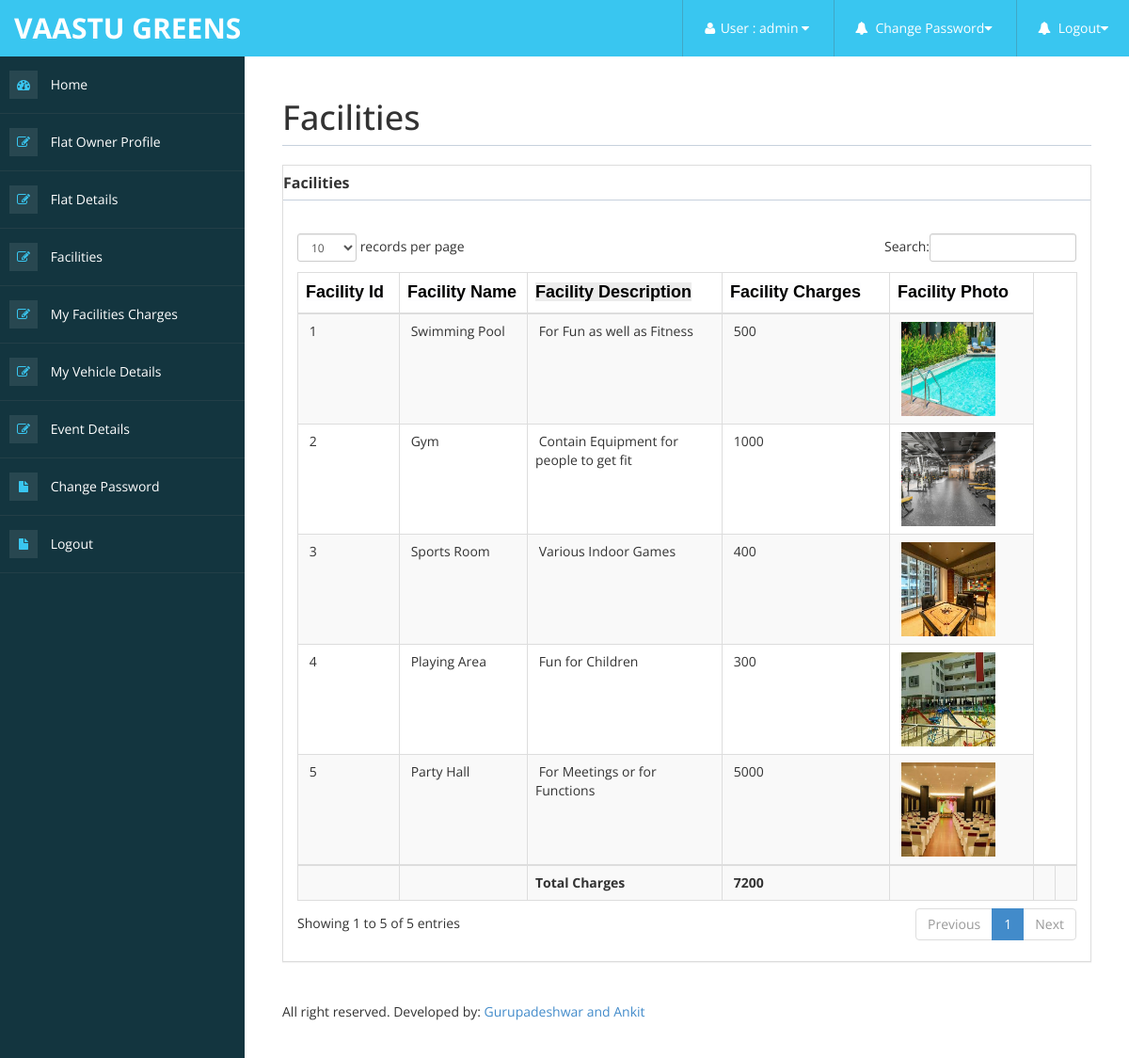
/owner/facilities_view.php (signed in), run on the app's committed database.
### tables this page shows
CREATE TABLE `facilities` (
  `Facility_id` int(10) NOT NULL,
  `Facility_name` varchar(25) NOT NULL,
  `Facility_description` varchar(100) NOT NULL,
  `Facility_charges` int(10) NOT NULL,
  `Facility_photo` varchar(200) NOT NULL
);

### owner/facilities_view.php (the view, shortened to what this page needs)
<!DOCTYPE html>
<html xmlns="http://www.w3.org/1999/xhtml">
<head>
<?php include('metadata.php');?>
<?php include('header.php');?>
<?php include('sidebar.php');?>
</head>
<body>
        <div id="page-wrapper" >
            <div id="page-inner">
			 <div class="row">
                    <div class="col-md-12">
                        <h1 class="page-header">
                            Facilities
                        </h1>
                    </div>
</div>
            <div class="row">
                <div class="col-md-12">
                    <div class="panel panel-default">
                        <div class="row">
                          <div class="col-md-12">
                            <h1 class="style2 page-header"><strong>Facilities
                                                        </strong></h1>
                          </div>
                        </div>
                        <div class="panel-body">
                            <div class="table-responsive">
                                <table class="table table-striped table-bordered table-hover" id="dataTables-example">
                                    <thead>
    <tr>
      <th width="156"><span style="color: rgb(0, 0, 0); font-family: sans-serif; font-size: large; font-style: normal; font-variant-ligatures: normal; font-variant-caps: normal; font-weight: 700; letter-spacing: normal; orphans: 2; text-align: left; text-indent: 0px; text-transform: none; white-space: nowrap; widows: 2; word-spacing: 0px; -webkit-text-stroke-width: 0px; background-color: rgb(253, 253, 254); text-decoration-thickness: initial; text-decoration-style: initial; text-decoration-color: initial; display: inline !important; float: none;">Facility Id</span></th>
      <th width="147"><span style="color: rgb(0, 0, 0); font-family: sans-serif; font-size: large; font-style: normal; font-variant-ligatures: normal; font-variant-caps: normal; font-weight: 700; letter-spacing: normal; orphans: 2; text-align: left; text-indent: 0px; text-transform: none; white-space: nowrap; widows: 2; word-spacing: 0px; -webkit-text-stroke-width: 0px; background-color: rgb(253, 253, 254); text-decoration-thickness: initial; text-decoration-style: initial; text-decoration-color: initial; display: inline !important; float: none;">Facility Name</span></th>
      <th width="370"><span style="color: rgb(0, 0, 0); font-family: sans-serif; font-size: large; font-style: normal; font-variant-ligatures: normal; font-variant-caps: normal; font-weight: 700; letter-spacing: normal; orphans: 2; text-align: left; text-indent: 0px; text-transform: none; white-space: nowrap; widows: 2; word-spacing: 0px; -webkit-text-stroke-width: 0px; background-color: rgba(0, 0, 0, 0.075); text-decoration-thickness: initial; text-decoration-style: initial; text-decoration-color: initial; display: inline !important; float: none;">Facility Description</span></th>
      <th width="334"><span style="color: rgb(0, 0, 0); font-family: sans-serif; font-size: large; font-style: normal; font-variant-ligatures: normal; font-variant-caps: normal; font-weight: 700; letter-spacing: normal; orphans: 2; text-align: left; text-indent: 0px; text-transform: none; white-space: nowrap; widows: 2; word-spacing: 0px; -webkit-text-stroke-width: 0px; background-color: rgb(253, 253, 254); text-decoration-thickness: initial; text-decoration-style: initial; text-decoration-color: initial; display: inline !important; float: none;">Facility Charges</span></th>
      <th width="277"><span style="color: rgb(0, 0, 0); font-family: sans-serif; font-size: large; font-style: normal; font-variant-ligatures: normal; font-variant-caps: normal; font-weight: 700; letter-spacing: normal; orphans: 2; text-align: left; text-indent: 0px; text-transform: none; white-space: nowrap; widows: 2; word-spacing: 0px; -webkit-text-stroke-width: 0px; background-color: rgb(253, 253, 254); text-decoration-thickness: initial; text-decoration-style: initial; text-decoration-color: initial; display: inline !important; float: none;">Facility Photo</span></th>
    </tr>
	</thead>
	<tbody>
	<?php
	include("../db_connect/db_connect.php");
	$sl_no=1;
	$tot=0;
	$sql="select * from facilities";
	$res=mysqli_query($conn,$sql);
	while($row=mysqli_fetch_array($res))
	{
	$tot=$tot+$row['Facility_charges'];
	?>
	<tr>
      <td>&nbsp;<?php echo $sl_no++;?></td>
      <td>&nbsp;<?php echo $row['Facility_name'];?></td>
      <td>&nbsp;<?php echo $row['Facility_description'];?></td>
      <td>&nbsp;<?php echo $row['Facility_charges'];?></td>
	  <td>&nbsp;<img src="../images/<?php echo $row['Facility_photo'];?>" width="100" height="100"></td>
    </tr>
	<?php
	}
	?>
	</tbody>
	<tr>
	  <td>&nbsp;</td>
	  <td>&nbsp;</td>
	  <td><strong>Total Charges </strong></td>
	  <td>&nbsp;<strong><?php echo $tot; ?></strong></td>
	  <td>&nbsp;</td>
	  <td>&nbsp;</td>
	  <td>&nbsp;</td>
	  </tr>
  </table>
                            </div>
                        </div>
                    </div>
                <?php include('footer.php');?>
			    </div>
</body>
</html>

### owner/assets/css/custom-styles.css (style rules this page uses)
body { font-family: 'Open Sans', sans-serif; }
#page-wrapper { padding: 15px 15px; min-height: 600px; background: #FFFFFF; }
#page-inner { width:100%; margin:10px 20px 10px 0px; background-color:transparent; padding:10px; min-height:1200px; }
h1, .h1, h2, .h2, h3, .h3 { margin-top: 7px; margin-bottom: -5px; }
.panel { border-radius:0px; }
.page-header { padding-bottom: 9px; margin: 10px 0 20px; border-bottom: 1px solid #C7D1DD; }
@media (min-width:768px) { #page-wrapper { margin: 0 0 0 260px; padding: 15px 30px; min-height: 1200px; } }

### data on the page
facilities: Facility_name "Swimming Pool", Facility_description "For Fun as well as Fitness", Facility_charges "500", Facility_photo (placeholder picture)
facilities: Facility_name "Gym", Facility_description "Contain Equipment for people to get fit", Facility_charges "1000", Facility_photo (picture)
facilities: Facility_name "Sports Room", Facility_description "Various Indoor Games", Facility_charges "400", Facility_photo (picture)
facilities: Facility_name "Playing Area", Facility_description "Fun for Children", Facility_charges "300", Facility_photo (picture)
facilities: Facility_name "Party Hall", Facility_description "For Meetings or for Functions", Facility_charges "5000", Facility_photo (picture)

### other printed values
$_SESSION['uname'] "admin"
$tot "7200"
